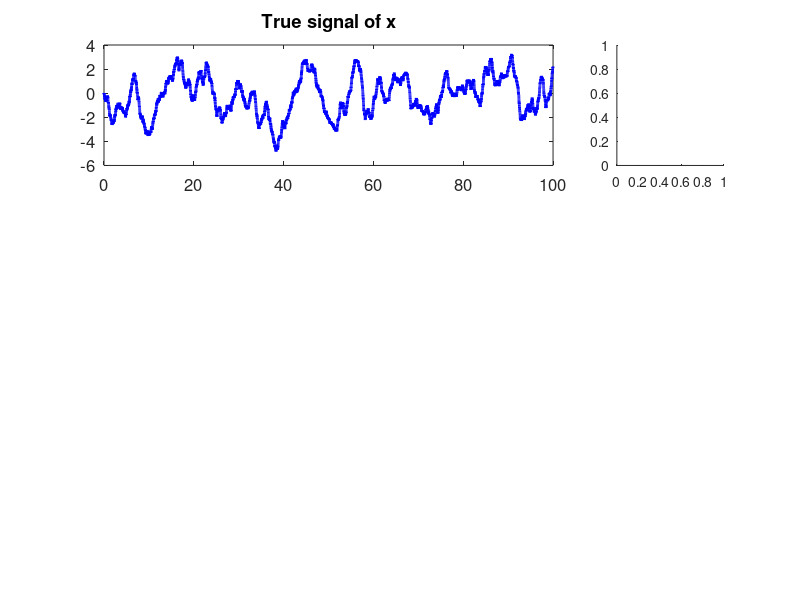

Recreate this plot in MATLAB. (Note: this script raises an error after producing the figure.)
% Comparing two DA method using the CGNS as a test model
% Smoother is used for both tests
% The test model is:
% dx = (-x + 2y) dt + sigma_x d Wx
% dy = (-2y + z) dt + sigma_y d Wy
% dz = (y - 2z) dt + sigma_z d Wz
% where x is the observed variable
% The goal is to compare the DA result in recovering z
% The linear system is chosen so everything can be explicitly computed
% Method I: Direct DA, computing p(y(t),z(t)|x([0,T]))
% Method II: Two-step DA, (a) computing p(y(t)|x([0,t])). Here we can still
% start with computing p(y(t),z(t)|x([0,T])) and taking the marignal
% distribution. (b) sampling % multiple trajectory of y, 
% computing p(z(t)|y[0,T]) for each trajectory
% and then computing the Gaussian mixture distribution

%%%%%%%%%%%%%%%%%%%%%%%%%%%%%%%%%%%%%%%%%%%%%%%%%%%%%%%%%%%%%%%%%%%%%%%%%%
%%%%%%%%%%%%%%%%%%%%%%% Generating the true signal %%%%%%%%%%%%%%%%%%%%%%%
%%%%%%%%%%%%%%%%%%%%%%%%%%%%%%%%%%%%%%%%%%%%%%%%%%%%%%%%%%%%%%%%%%%%%%%%%%

% coefficient matrix in the linear equation
C1 = [-1,4,0;
    0,-2,1;
    0,1,-2];
C2 = [-1,4,0;
    0,-2,4;
    0,-4,-2];
C3 = [-1,4,0;
    0,-2,-1;
    0,1,-2];
C = C1;
% noise coefficients
sigma_x = .5;
sigma_y = 1;
sigma_z = 1;
% Generate the true signal
rng(1);
N = 20000; % total nubmer of time steps
dt = 0.005; % time step
x = zeros(1,N);
y = zeros(1,N);
z = zeros(1,N);
lag = 3000; % lag for computing the ACF
% numerical integration: Eulerian-Maruyama method
for i = 2:N
    x(i) = x(i-1) + ( C(1,1) * x(i-1) + C(1,2) * y(i-1) + C(1,3) * z(i-1) ) * dt + sigma_x * sqrt(dt) * randn;
    y(i) = y(i-1) + ( C(2,1) * x(i-1) + C(2,2) * y(i-1) + C(2,3) * z(i-1) ) * dt + sigma_y * sqrt(dt) * randn;
    z(i) = z(i-1) + ( C(3,1) * x(i-1) + C(3,2) * y(i-1) + C(3,3) * z(i-1) ) * dt + sigma_z * sqrt(dt) * randn;
end
disp('Correlation between y and z')
corcf = corrcoef(y,z);
disp(corcf(1,2))
% Showing the true signal and the ACF for each variable
figure
for i = 1:3
    subplot(3,4,[1:3]+(i-1)*4)
    if i == 1
        variable = x;
    elseif i == 2
        variable = y;
    else
        variable = z;
    end    
    plot(dt:dt:N*dt, variable,'b','linewidth',2);
    box on
    set(gca,'fontsize',12)
    if i == 1
        variable = x;
        title('True signal of x')
    elseif i == 2
        variable = y;
        title('True signal of y')
    else
        variable = z;
        title('True signal of z')
        xlabel('t')
    end    
    subplot(3,4,4+(i-1)*4)
    ACF = autocorr(variable, lag);
    plot(0:dt:lag*dt,ACF,'b','linewidth',2)
    box on
    set(gca,'fontsize',12)
    if i == 1
        variable = x;
        title('ACF of x')
    elseif i == 2
        variable = y;
        title('ACF of y')
    else
        variable = z;
        title('ACF of z')
        xlabel('t')
    end    
end

%%%%%%%%%%%%%%%%%%%%%%%%%%%%%%%%%%%%%%%%%%%%%%%%%%%%%%%%%%%%%%%%%%%%%%%%%%
%%%%%%%%%%%%%%%%%%%%%%%%%%%%%%%%% Method I %%%%%%%%%%%%%%%%%%%%%%%%%%%%%%%
%%%%%%%%%%%%%%%%%%%%%%%%%%%%%%%%%%%%%%%%%%%%%%%%%%%%%%%%%%%%%%%%%%%%%%%%%%

InvBoB = 1/sigma_x^2;
b1 = [sigma_y,0;0,sigma_z];
mu0 = [0;0]; % initial value of posterior mean
n = 2;
R0 = eye(n,n); % initial value of posterior covariance
u_post_mean = zeros(n,N); % posterior mean
u_post_mean(:,1) = mu0;
u_post_cov = zeros(n,n,N); % posterior covariance
u_post_cov(:,:,1) = R0; % only save the diagonal elements
for i = 2:N
    x0 = x(i-1); 
    x1 = x(i); 
    a0 = [C(2,1) * x0;
        C(3,1) * x0];
    a1 = [C(2,2), C(2,3);
        C(3,2), C(3,3)];
    % matrix for filtering
    A0 = C(1,1) * x0;
    A1 = [C(1,2), C(1,3)];
    % update the posterior mean and posterior covariance
    mu = mu0 + (a0 + a1 * mu0) * dt + (R0 * A1') * InvBoB * (x1-x0 - A1 * mu0 * dt);
    R = R0 + (a1 * R0 + R0* a1' + b1*b1' - (R0*A1') * InvBoB * (R0*A1')')*dt;
    u_post_mean(:,i) = mu;
    u_post_cov(:,:,i) = R;
    mu0 = mu;
    R0 = R;  
end

% % only filtering
% s_n = 100;
% Y_Sampling_Save = zeros(n,N,s_n);
% for i = 1:N
%     Y_Sampling_Save(:, i, :) = mvnrnd(u_post_mean(:, i)', u_post_cov(:, :, i), s_n)';
%     % Y_Sampling_Save(:, i, :) = repmat(u_post_mean(:, i), [1, s_n]);
% end
% y_sampled = squeeze(Y_Sampling_Save(1,:,:));
% 
% u_post_mean_one_step = u_post_mean;
% u_post_cov_one_step = u_post_cov;

gamma_mean_trace = u_post_mean;
gamma_cov_trace = u_post_cov;

mu_s = zeros(n,N); % Save the posterior mean in smoothing
R_s = zeros(n,n,N); % Save the posterior covariance in smoothing

% Smoothing is backward
% Intial values for smoothing (at the last time instant)
mu_s(:,end) = mu; % save the initial value of the smoother mean 
R_s(:,:,end) = R; % save the initial value of the smoother covariance
Y_Sampling = zeros(n,N); % Save for the backward sampled trajectory
% rd_Y = randn(n,N); % pre-generated random numbers
s_n = 2;
Y_Sampling_Save = zeros(n,N,s_n);
Y_Sampling_Save(:,end,:) = mvnrnd(mu, R, s_n)';

for i = N-1:-1:1
    % Matrices and vectors in the conditional Gaussian smoothing and
    % backward sampling

    gamma_cov = gamma_cov_trace(:,:,i); % filter covariance is needed as the input of smoothing formula 
    C_temp = gamma_cov * (eye(n) + a1 * dt)' * (b1 * b1' * dt + (eye(n) + a1 * dt) * gamma_cov * (eye(n) + a1 * dt)')^(-1);
    mu_s(:,i) = gamma_mean_trace(:,i) + C_temp * (mu_s(:,i+1) - a0 * dt - ( eye(n) + a1 * dt) * gamma_mean_trace(:,i)); % update the smoother mean
    R_s_temp = R_s(:,:,i+1);
    R_s_temp = gamma_cov + C_temp * (R_s_temp - (eye(n) + a1 * dt) * gamma_cov * (eye(n) + a1 * dt)' - b1 * b1' * dt) * C_temp';   
    R_s(:,:,i) = R_s_temp; % update the smoother covariance (this line and the above two lines)
    for j = 1:s_n
        Y_Sampling_Save(:,i,j) = Y_Sampling_Save(:,i+1,j) + (-a0 - a1 * Y_Sampling_Save(:,i+1,j)) * dt + b1 * b1' * inv(gamma_cov) * (gamma_mean_trace(:,i) ... 
        - Y_Sampling_Save(:,i+1,j)) * dt + b1 * randn(n,1) * sqrt(dt); % Backward sampling; the sampled trajectory has random noise
    end

end
y_sampled = squeeze(Y_Sampling_Save(1,:,:));

u_post_mean = mu_s;
u_post_cov = R_s;
u_post_mean_one_step = mu_s;
u_post_cov_one_step = R_s;


figure
plot(dt:dt:N*dt, gamma_mean_trace(1, :),'b','linewidth',2);
hold on
for i = 1:s_n
    plot(dt:dt:N*dt, Y_Sampling_Save(1,:,i),'--','linewidth',2);
    hold on
end


figure
for i = 1:2
    subplot(4,1,i)
    if i == 1
        variable = y;
    elseif i == 2
        variable = z;
    end    
    hold on
    plot(dt:dt:N*dt, variable,'b','linewidth',2);
    plot(dt:dt:N*dt, gamma_mean_trace(i,:),'r','linewidth',2);
    post_upper = gamma_mean_trace(i,:) + 2 * transpose(sqrt(squeeze(gamma_cov_trace(i,i,:))));
    post_lower = gamma_mean_trace(i,:) - 2 * transpose(sqrt(squeeze(gamma_cov_trace(i,i,:))));
    tt = dt:dt:N*dt;
    patch([tt,tt(end:-1:1)],[post_lower,post_upper(end:-1:1)],'r','facealpha',0.2,'linestyle','none');
    box on
    set(gca,'fontsize',12)
end
for i = 1:2
    subplot(4,1,i+2)
    if i == 1
        variable = y;
    elseif i == 2
        variable = z;
    end    
    hold on
    plot(dt:dt:N*dt, variable,'b','linewidth',2);
    plot(dt:dt:N*dt, u_post_mean(i,:),'r','linewidth',2);
    post_upper = u_post_mean(i,:) + 2 * transpose(sqrt(squeeze(u_post_cov(i,i,:))));
    post_lower = u_post_mean(i,:) - 2 * transpose(sqrt(squeeze(u_post_cov(i,i,:))));
    tt = dt:dt:N*dt;
    patch([tt,tt(end:-1:1)],[post_lower,post_upper(end:-1:1)],'r','facealpha',0.2,'linestyle','none');
    box on
    set(gca,'fontsize',12)
end

%%%%%%%%%%%%%%%%%%%%%%%%%%%%%%%%%%%%%%%%%%%%%%%%%%%%%%%%%%%%%%%%%%%%%%%%%%
%%%%%%%%%%%%%%%%%%%%%%%%%%%%%%%% Method II %%%%%%%%%%%%%%%%%%%%%%%%%%%%%%%
%%%%%%%%%%%%%%%%%%%%%%%%%%%%%%%%%%%%%%%%%%%%%%%%%%%%%%%%%%%%%%%%%%%%%%%%%%

% Here the sampled trajectories are from the data assimilation results in
% Method I. So, there is no model error in getting these time series. In
% practice, a different model would be used in the DA of part of the system
% and therefore model error may exist. 

u_post_mean_all = zeros(s_n,N);
u_post_cov_all = zeros(s_n,N);
for k = 1:s_n
    InvBoB = 1/sigma_y^2;
    b1 = sigma_z;
    mu0 = 0; % initial value of posterior mean
    R0 = 1; % initial value of posterior covariance
    u_post_mean = zeros(1,N); % posterior mean
    u_post_mean(1) = mu0;
    u_post_cov = zeros(1,N); % posterior covariance
    u_post_cov(1) = R0; % only save the diagonal elements
    for i = 2:N
        y0 = y_sampled(i-1,k); 
        y1 = y_sampled(i,k); 
        a0 = C(3,2) * y0;
        a1 = C(3,3);
        % matrix for filtering
        A0 = C(2,2) * y0;
        A1 = C(2,3);
        % update the posterior mean and posterior covariance
        mu = mu0 + (a0 + a1 * mu0) * dt + (R0 * A1') * InvBoB * (y1-y0 - A1 * mu0 * dt);
        R = R0 + (a1 * R0 + R0* a1' + b1*b1' - (R0*A1') * InvBoB * (R0*A1')')*dt;
        u_post_mean(i) = mu;
        u_post_cov(i) = R;
        mu0 = mu;
        R0 = R;  
    end
    % gamma_mean_trace = u_post_mean;
    % gamma_cov_trace = u_post_cov;
    % 
    u_post_mean_all(k,:) = u_post_mean;
    u_post_cov_all(k,:) = u_post_cov;

    % mu_s = zeros(1,N); % Save the posterior mean in smoothing
    % R_s = zeros(1,N); % Save the posterior covariance in smoothing
    % 
    % % Smoothing is backward
    % % Intial values for smoothing (at the last time instant)
    % mu_s(end) = mu; % save the initial value of the smoother mean 
    % R_s(end) = R; % save the initial value of the smoother covariance
    % n = 1;
    % for i = N-1:-1:1
    %     % Matrices and vectors in the conditional Gaussian smoothing and
    %     % backward sampling
    % 
    %     gamma_cov = gamma_cov_trace(i); % filter covariance is needed as the input of smoothing formula 
    %     C_temp = gamma_cov * (eye(n) + a1 * dt)' * (b1 * b1' * dt + (eye(n) + a1 * dt) * gamma_cov * (eye(n) + a1 * dt)')^(-1);
    %     mu_s(i) = gamma_mean_trace(i) + C_temp * (mu_s(i+1) - a0 * dt - ( eye(n) + a1 * dt) * gamma_mean_trace(i)); % update the smoother mean
    %     R_s_temp = R_s(i+1);
    %     R_s_temp = gamma_cov + C_temp * (R_s_temp - (eye(n) + a1 * dt) * gamma_cov * (eye(n) + a1 * dt)' - b1 * b1' * dt) * C_temp';   
    %     R_s(i) = R_s_temp; % update the smoother covariance (this line and the above two lines)  
    % end
    % u_post_mean_all(k,:) = mu_s;
    % u_post_cov_all(k,:) = R_s;
end
z_mean = mean(u_post_mean_all);
z_var = mean(u_post_cov_all) + var(u_post_mean_all);
figure
variable = z;
hold on
h1 = plot(dt:dt:N*dt, variable,'b','linewidth',2);
tt = dt:dt:N*dt;
h2 = plot(dt:dt:N*dt, u_post_mean_one_step(2,:),'r','linewidth',2);
post_upper_one_step = u_post_mean_one_step(2,:) + 2 * transpose(sqrt(squeeze(u_post_cov_one_step(2,2,:))));
post_lower_one_step = u_post_mean_one_step(2,:) - 2 * transpose(sqrt(squeeze(u_post_cov_one_step(2,2,:))));
patch([tt,tt(end:-1:1)],[post_lower_one_step,post_upper_one_step(end:-1:1)],'r','facealpha',0.2,'linestyle','none');
h3 = plot(dt:dt:N*dt, z_mean,'g','linewidth',2);
post_upper = z_mean + 2 * sqrt(z_var);
post_lower = z_mean - 2 * sqrt(z_var);
patch([tt,tt(end:-1:1)],[post_lower,post_upper(end:-1:1)],'g','facealpha',0.2,'linestyle','none');
box on
set(gca,'fontsize',12)
legend([h1,h2,h3],'Truth','Method I','Method II')


RMSE_I = sqrt(sum((z - u_post_mean_one_step(2,:)).^2)/N);
RMSE_II = sqrt(sum((z - z_mean).^2)/N);
disp('RMSEs of Method I and Method II')
disp([RMSE_I, RMSE_II])

% plot mixture of Gaussian pdf
iN = 15600;
% Define the range of x values over which to plot the PDF
x_values = linspace(min(u_post_mean_all(:, iN)) - 3*max(sqrt(u_post_cov_all(:, iN))), ...
                    max(u_post_mean_all(:, iN)) + 3*max(sqrt(u_post_cov_all(:, iN))), 1000);

% Initialize the PDF values to zero
pdf_values = zeros(size(x_values));
weights = ones(1, s_n) / s_n;
% Calculate the PDF of the mixture
for i = 1:s_n
    % Mean and standard deviation of the i-th Gaussian component
    mu_i = u_post_mean_all(i, iN);
    sigma_i = sqrt(u_post_cov_all(i, iN));

    % Update the PDF values by adding the PDF of the i-th Gaussian component
    pdf_values = pdf_values + weights(i) * normpdf(x_values, mu_i, sigma_i);
end

fitted_pdf = normpdf(x_values, z_mean(iN), sqrt(z_var(iN)));
fitted_pdf_I = normpdf(x_values, u_post_mean_one_step(2, iN), sqrt(u_post_cov_one_step(2, 2, iN)));

% Plot the PDF of the mixture
figure;
plot(x_values, pdf_values, 'LineWidth', 2, 'DisplayName', 'Mixture of Gaussians');
hold on;
plot(x_values, fitted_pdf, 'r--', 'LineWidth', 2, 'DisplayName', 'Fitted Gaussian');
hold on;
plot(x_values, fitted_pdf_I, 'g:', 'LineWidth', 2, 'DisplayName', 'Method I');
xlabel('x');
ylabel('Probability Density');
legend('show');
title(sprintf('PDF at t=%.1f', iN*dt));
grid on;

% %%%%%%%%%%%%%%%%%%%%%%%%%%%%%%%%%%%%%%%%%%%%%%%%%%%%%%%%%%%%%%%%%%%%%%%%%%
% %%%%%%%%%%%%%%%%%%%%%%%%%%%%%%%% Method III %%%%%%%%%%%%%%%%%%%%%%%%%%%%%%
% %%%%%%%%%%%%%%%%%%%%%%%%%%%%%%%%%%%%%%%%%%%%%%%%%%%%%%%%%%%%%%%%%%%%%%%%%%
% 
% % Here the sampled trajectories are from the data assimilation results in
% % Method I. So, there is no model error in getting these time series. In
% % practice, a different model would be used in the DA of part of the system
% % and therefore model error may exist. 
% % A different method p(z|x) = p(y|x)p(z|y,x)
% % Here p(z|y,x) is different from Method II, which was p(z|y)
% 
% u_post_mean_all = zeros(s_n,N);
% u_post_cov_all = zeros(s_n,N);
% for k = 1:s_n
%     InvBoB = [1/sigma_x^2,0;0,1/sigma_y^2];
%     b1 = sigma_z;
%     mu0 = 0; % initial value of posterior mean
%     R0 = 1; % initial value of posterior covariance
%     u_post_mean = zeros(1,N); % posterior mean
%     u_post_mean(1) = mu0;
%     u_post_cov = zeros(1,N); % posterior covariance
%     u_post_cov(1) = R0; % only save the diagonal elements
%     for i = 2:N
%         x0 = x(i-1); 
%         x1 = x(i); 
%         y0 = y_sampled(i-1,k); 
%         y1 = y_sampled(i,k); 
%         obs_diff = [x1 - x0; y1 - y0];
%         a0 = C(3,1) * x0 + C(3,2) * y0;
%         a1 = C(3,3);
%         % matrix for filtering
%         A0 = [C(1,1) * x0 + C(1,2) * y0;
%             C(2,1) * x0 + C(2,2) * y0];
%         A1 = [C(1,3);C(2,3)];
%         % update the posterior mean and posterior covariance
%         mu = mu0 + (a0 + a1 * mu0) * dt + (R0 * A1') * InvBoB * (obs_diff - A1 * mu0 * dt);
%         R = R0 + (a1 * R0 + R0* a1' + b1*b1' - (R0*A1') * InvBoB * (R0*A1')')*dt;
%         u_post_mean(i) = mu;
%         u_post_cov(i) = R;
%         mu0 = mu;
%         R0 = R;  
%     end
%     gamma_mean_trace = u_post_mean;
%     gamma_cov_trace = u_post_cov;
% 
%     mu_s = zeros(1,N); % Save the posterior mean in smoothing
%     R_s = zeros(1,N); % Save the posterior covariance in smoothing
% 
%     % Smoothing is backward
%     % Intial values for smoothing (at the last time instant)
%     mu_s(end) = mu; % save the initial value of the smoother mean 
%     R_s(end) = R; % save the initial value of the smoother covariance
%     n = 1;
%     for i = N-1:-1:1
%         % Matrices and vectors in the conditional Gaussian smoothing and
%         % backward sampling
% 
%         gamma_cov = gamma_cov_trace(i); % filter covariance is needed as the input of smoothing formula 
%         C_temp = gamma_cov * (eye(n) + a1 * dt)' * (b1 * b1' * dt + (eye(n) + a1 * dt) * gamma_cov * (eye(n) + a1 * dt)')^(-1);
%         mu_s(i) = gamma_mean_trace(i) + C_temp * (mu_s(i+1) - a0 * dt - ( eye(n) + a1 * dt) * gamma_mean_trace(i)); % update the smoother mean
%         R_s_temp = R_s(i+1);
%         R_s_temp = gamma_cov + C_temp * (R_s_temp - (eye(n) + a1 * dt) * gamma_cov * (eye(n) + a1 * dt)' - b1 * b1' * dt) * C_temp';   
%         R_s(i) = R_s_temp; % update the smoother covariance (this line and the above two lines)  
%     end
%     u_post_mean_all(k,:) = mu_s;
%     u_post_cov_all(k,:) = R_s;
% end
% z_mean2 = mean(u_post_mean_all);
% z_var2 = mean(u_post_cov_all) + var(u_post_mean_all);
% figure
% variable = z;
% hold on
% h1 = plot(dt:dt:N*dt, variable,'b','linewidth',2);
% tt = dt:dt:N*dt;
% h2 = plot(dt:dt:N*dt, u_post_mean_one_step(2,:),'r','linewidth',2);
% post_upper_one_step = u_post_mean_one_step(2,:) + 2 * transpose(sqrt(squeeze(u_post_cov_one_step(2,2,:))));
% post_lower_one_step = u_post_mean_one_step(2,:) - 2 * transpose(sqrt(squeeze(u_post_cov_one_step(2,2,:))));
% patch([tt,tt(end:-1:1)],[post_lower_one_step,post_upper_one_step(end:-1:1)],'r','facealpha',0.2,'linestyle','none');
% h3 = plot(dt:dt:N*dt, z_mean2,'k','linewidth',2);
% post_upper = z_mean2 + 2 * sqrt(z_var2);
% post_lower = z_mean2 - 2 * sqrt(z_var2);
% patch([tt,tt(end:-1:1)],[post_lower,post_upper(end:-1:1)],'k','facealpha',0.2,'linestyle','none');
% box on
% set(gca,'fontsize',12)
% legend([h1,h2,h3],'Truth','Method I','Method III')
% 
% 
% RMSE_I = sqrt(sum((z - u_post_mean_one_step(2,:)).^2)/N);
% RMSE_II = sqrt(sum((z - z_mean2).^2)/N);
% disp('RMSEs of Method I and Method III')
% disp([RMSE_I, RMSE_II])